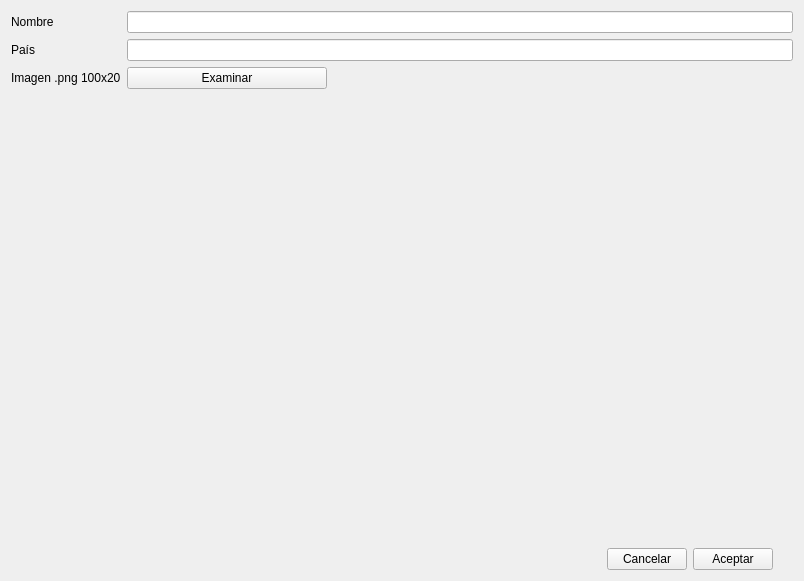
<?xml version="1.0" encoding="UTF-8"?>
<ui version="4.0">
 <class>Form</class>
 <widget class="QWidget" name="Form">
  <property name="geometry">
   <rect>
    <x>0</x>
    <y>0</y>
    <width>804</width>
    <height>581</height>
   </rect>
  </property>
  <property name="windowTitle">
   <string>Form</string>
  </property>
  <layout class="QVBoxLayout" name="verticalLayout">
   <item>
    <layout class="QHBoxLayout" name="horizontalLayout">
     <item>
      <layout class="QFormLayout" name="formLayout_2">
       <item row="0" column="0">
        <widget class="QLabel" name="lblName">
         <property name="text">
          <string>Nombre</string>
         </property>
        </widget>
       </item>
       <item row="0" column="1">
        <widget class="QLineEdit" name="txtName">
         <property name="focusPolicy">
          <enum>Qt::WheelFocus</enum>
         </property>
         <property name="dragEnabled">
          <bool>false</bool>
         </property>
         <property name="clearButtonEnabled">
          <bool>false</bool>
         </property>
        </widget>
       </item>
       <item row="1" column="0">
        <widget class="QLabel" name="lblCountry">
         <property name="text">
          <string>País</string>
         </property>
        </widget>
       </item>
       <item row="1" column="1">
        <widget class="QLineEdit" name="txtCountry"/>
       </item>
       <item row="3" column="1">
        <layout class="QGridLayout" name="gridLayout_2">
         <item row="2" column="3">
          <widget class="QPushButton" name="btnAccept">
           <property name="maximumSize">
            <size>
             <width>100</width>
             <height>16777215</height>
            </size>
           </property>
           <property name="text">
            <string>Aceptar</string>
           </property>
          </widget>
         </item>
         <item row="2" column="0">
          <spacer name="horizontalSpacer_2">
           <property name="orientation">
            <enum>Qt::Horizontal</enum>
           </property>
           <property name="sizeHint" stdset="0">
            <size>
             <width>40</width>
             <height>20</height>
            </size>
           </property>
          </spacer>
         </item>
         <item row="2" column="4">
          <spacer name="horizontalSpacer_3">
           <property name="orientation">
            <enum>Qt::Horizontal</enum>
           </property>
           <property name="sizeType">
            <enum>QSizePolicy::Fixed</enum>
           </property>
           <property name="sizeHint" stdset="0">
            <size>
             <width>20</width>
             <height>20</height>
            </size>
           </property>
          </spacer>
         </item>
         <item row="2" column="2">
          <widget class="QPushButton" name="btnCancel">
           <property name="maximumSize">
            <size>
             <width>100</width>
             <height>16777215</height>
            </size>
           </property>
           <property name="text">
            <string>Cancelar</string>
           </property>
          </widget>
         </item>
         <item row="1" column="3">
          <spacer name="verticalSpacer">
           <property name="orientation">
            <enum>Qt::Vertical</enum>
           </property>
           <property name="sizeHint" stdset="0">
            <size>
             <width>20</width>
             <height>40</height>
            </size>
           </property>
          </spacer>
         </item>
        </layout>
       </item>
       <item row="2" column="0">
        <widget class="QLabel" name="lblImage">
         <property name="text">
          <string>Imagen .png 100x20</string>
         </property>
        </widget>
       </item>
       <item row="2" column="1">
        <layout class="QHBoxLayout" name="horizontalLayout_2">
         <item>
          <widget class="QPushButton" name="btnBrowse">
           <property name="maximumSize">
            <size>
             <width>200</width>
             <height>16777215</height>
            </size>
           </property>
           <property name="text">
            <string>Examinar</string>
           </property>
          </widget>
         </item>
         <item>
          <widget class="QLabel" name="lblBrowse">
           <property name="text">
            <string/>
           </property>
          </widget>
         </item>
        </layout>
       </item>
      </layout>
     </item>
    </layout>
   </item>
  </layout>
 </widget>
 <resources/>
 <connections/>
</ui>
